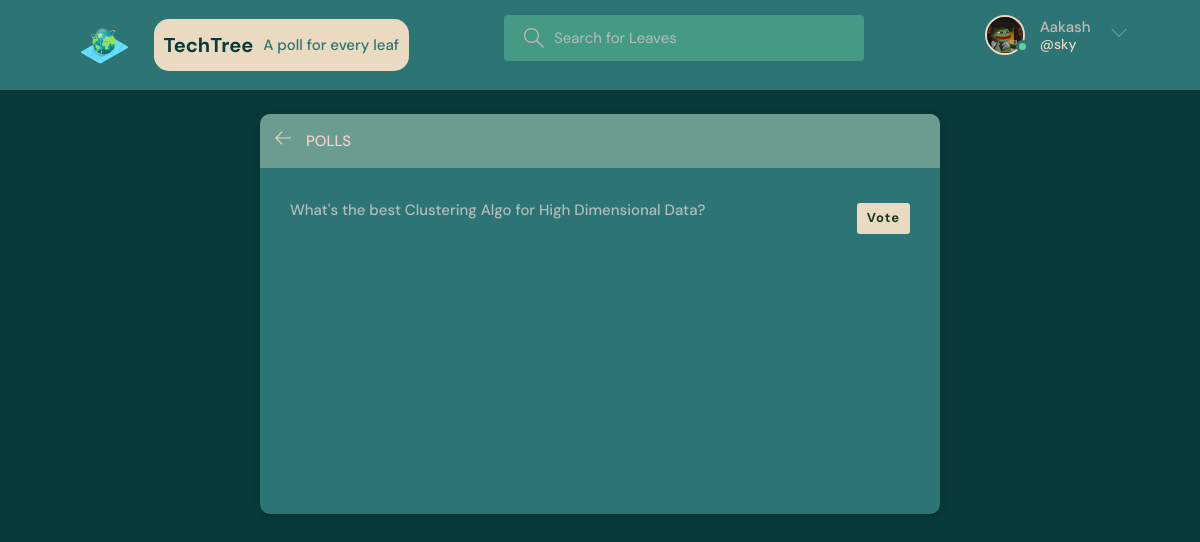
The page /all-polls/ (signed in) on the database its author committed.
### base/models.py (models this page shows, shortened)
class User(AbstractUser):
    name = models.CharField(max_length=200, null=True)
    email = models.EmailField(unique=True, null=True)
    bio = models.TextField(null=True)
    avatar = models.ImageField(null=True, default="avatar.svg")
    USERNAME_FIELD = 'email'
    REQUIRED_FIELDS = ['username']

class Poll(models.Model):
    host = models.ForeignKey(User, on_delete=models.CASCADE)
    room = models.ForeignKey(Room, on_delete=models.CASCADE)
    question = models.CharField(max_length=200)
    time_created = models.DateTimeField(auto_now_add=True)
    time_end = models.DateTimeField()
    completed = models.BooleanField(default=False)
    poll_takers = models.ManyToManyField(
        User, related_name='poll_takers', blank=True)

### base/views.py (the view)
# urls.py: path('all-polls/', views.allPolls, name='all-polls'),
def allPolls(request):
    all_polls = Poll.objects.all()
    all_active_polls = Poll.objects.filter(completed=False).order_by('-time_end')
    return render(request, 'base/polls_all.html', {'all_polls': all_polls, 'all_active_polls': all_active_polls})

### base/templates/base/polls_all.html
{% extends 'main.html' %}
{% block content %}
<main class="create-room layout">
  <div class="container">
    <div class="layout__box">
      <div class="layout__boxHeader">
        <div class="layout__boxTitle">
          <a href="{% url 'home' %}">
            <svg version="1.1" xmlns="http://www.w3.org/2000/svg" width="32" height="32" viewBox="0 0 32 32">
              <title>arrow-left</title>
              <path
                d="M13.723 2.286l-13.723 13.714 13.719 13.714 1.616-1.611-10.96-10.96h27.625v-2.286h-27.625l10.965-10.965-1.616-1.607z">
              </path>
            </svg>
          </a>
          <h3>Polls</h3>
        </div>
      </div>
      <div class="topics-page layout__body">
        <ul class="topics__list">
          {% for active_poll in all_active_polls %}
          <li>
            <a href="{% url 'poll' active_poll.room.id %}">{{active_poll.question}} <span id="voted__all">{% if request.user in active_poll.poll_takers.all %}Voted{% else %}Vote{% endif %}</span></a>
          </li>
          {% endfor %}
        </ul>
      </div>
    </div>
  </div>
</main>
{% endblock content %}

### templates/navbar.html (shortened to what this page needs)
{% load static %}
<header class="header header--loggedIn">
    <div class="container">
        <a href="{% url 'home' %}" class="header__logo">
            <img src="{% static 'images/world.svg' %}"/>
            <div class="header__logo__text">
                <h1>TechTree</h1>
                <span>A poll for every leaf</span>
            </div>
        </a>
        <form class="header__search" method="GET" action="{% url 'home' %}">
            <label>
                <input name="q" placeholder="Search for Leaves" />
            </label>
        </form>
        <nav class="header__menu">
            {% if request.user.is_authenticated %}
            <div class="header__user">
                <a href="{% url 'update-user' %}">
                    <div class="avatar avatar--medium active">
                        <img src="{{request.user.avatar.url}}" />
                    </div>
                    <p>{{request.user.name}} <span>@{{request.user.username}}</span></p>
                </a>
                <button class="dropdown-button">
                    <svg version="1.1" xmlns="http://www.w3.org/2000/svg" width="32" height="32" viewBox="0 0 32 32">
                        <title>chevron-down</title>
                        <path d="M16 21l-13-13h-3l16 16 16-16h-3l-13 13z"></path>
                    </svg>
                </button>
            </div>
            {% else %}
            <a href="{% url 'login' %}">
                <img src="{% static 'images/avatar.svg' %}" />
                <p>Login</p>
            </a>
            {% endif %}
        </nav>
    </div>
</header>

### static/styles/style.css (style rules this page uses)
:root { --color-main: #E9DAC1; --color-main-light: #F7ECDE; --color-dark: #2c7574; --color-dark-medium: #459a86; --color-dark-light: rgb(106, 156, 144); --color-light: #f8d0d0; --color-gray: #c7b7b7; --color-light-gray: #b2bdbd; --color-bg: #093a3a; --color-success: #5dd693; --color-error: #fc4b0b; }
* { font-family: "DM Sans", -apple-system, BlinkMacSystemFont, "Segoe UI", Roboto, Oxygen, Ubuntu, Cantarell, "Open Sans", "Helvetica Neue", sans-serif; margin: 0; padding: 0; box-sizing: border-box; text-rendering: optimizeLegibility; font-size: inherit; }
html { font-size: 56.25%; }
@media only screen and (min-width: 1200px) { html { font-size: 62.5%; } }
body { line-height: 1.6; font-weight: 400; font-size: 1.5rem; color: var(--color-light-gray); background-color: var(--color-bg); min-height: 100vh; }
img { width: 100%; }
a { display: inline-block; color: var(--color-main); text-decoration: none; }
.container { max-width: 120rem; width: 90%; margin: auto; }
.avatar { position: relative; display: inline-block; border-radius: 50%; border: 2px solid var(--color-main); }
.avatar img { display: block; border-radius: 50%; object-fit: cover; object-position: center; }
.avatar::after { content: ""; display: block; position: absolute; background-color: var(--color-gray); z-index: 111; border-radius: 50%; border: 0.3rem solid var(--color-dark); }
.avatar.active::after { background-color: var(--color-success); }
.avatar.avatar--medium img { width: 3.6rem; height: 3.6rem; border-radius: 50%; }
.avatar.avatar--medium:after { width: 0.7rem; height: 0.7rem; bottom: 0px; right: -6px; }
.header { padding: 1.5rem; background-color: var(--color-dark); }
.header > .container { display: flex; gap: 9.5rem; }
.header__logo, .header__user { display: flex; gap: 2rem; align-items: center; }
.header__logo__text { display: flex; gap: 1rem; background-color: var(--color-main); padding: 1rem; border-radius: 15px; }
.header__logo > img { height: 6rem; width: 6rem; }
.header__logo__text > h1 { font-weight: 700; font-size: 2rem; color: var(--color-bg); }
.header__logo__text > span { font-weight: 500; font-size: 1.5rem; color: #2c7574; margin: auto; }
.header__search > label { background-color: var(--color-dark-medium); padding: 1.3rem 1rem; display: flex; align-items: center; gap: 1rem; border-radius: 4px; }
.header__search svg { fill: var(--color-gray); width: 2rem; height: 2rem; margin-left: 1rem; }
.header__search input { width: 30rem; background: transparent; border: none; outline: none; color: var(--color-light); }
.header__search input::placeholder { color: var(--color-light-gray); }
.header__menu { margin-left: auto; position: relative; }
.header__menu a { display: flex; gap: 1.5rem; align-items: center; font-weight: 500; text-decoration: none; color: var(--color-gray); }
.header__menu img { height: 3.6rem; }
.header__menu p { line-height: 1.2; }
.header__menu span { color: var(--color-main); font-weight: 500; font-size: 1.4rem; display: block; }
.header__menu svg { width: 1.6rem; height: 1.6rem; fill: var(--color-dark-light); }
.dropdown-button { background: transparent; border: 0; outline: 0; cursor: pointer; }
.layout { margin-top: 2.4rem; }
.layout > .container { display: flex; justify-content: space-between; align-items: flex-start; }
.layout__box { width: 90%; max-width: 48rem; min-height: 40rem; margin: auto; background-color: var(--color-dark); border-radius: 1rem; box-shadow: 1px 1px 6px 3px rgba(0, 0, 0, 0.1); overflow: hidden; }
.layout__boxHeader { display: flex; padding: 1.5rem; background-color: var(--color-dark-light); }
.layout__boxTitle { display: flex; gap: 1.5rem; align-items: center; }
.layout__boxTitle h3 { text-transform: uppercase; font-weight: 500; color: var(--color-light); }
.layout__boxTitle svg { width: 1.6rem; height: 1.6rem; fill: var(--color-main); }
.layout__body { margin: 3rem; }
.topics__list { list-style: none; }
.topics__list li a { display: flex; justify-content: space-between; align-items: flex-start; margin-bottom: 3rem; font-weight: 500; color: var(--color-light-gray); transition: all 0.3s ease-in-out; }
.topics__list li a span { padding: 0.5rem 1rem; background-color: var(--color-dark); border-radius: 50%; font-size: 1.3rem; font-weight: 700; letter-spacing: 1px; }
.create-room.layout .layout__box { max-width: 68rem; }
#voted, #voted__all { background-color: #E9DAC1; color: #163624; padding: 0.5rem 1rem; border-radius: 3px; font-size: 1.3rem; font-weight: 700; display: inline; margin-top: 0.5rem; }

### rows shown on the page
User: user.avatar (picture), user.name "Aakash", user.username "sky"
Poll: question "What's the best Clustering Algo for High Dimensional Data?", shows "Vote"
